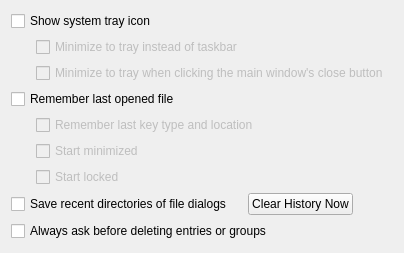
       <widget class="QWidget" name="pageGeneral1">
        <layout class="QVBoxLayout" name="verticalLayout">
         <item>
          <widget class="QCheckBox" name="CheckBox_ShowSysTrayIcon">
           <property name="text">
            <string>Show system tray icon</string>
           </property>
          </widget>
         </item>
         <item>
          <layout class="QHBoxLayout" name="_16">
           <item>
            <spacer>
             <property name="orientation">
              <enum>Qt::Horizontal</enum>
             </property>
             <property name="sizeType">
              <enum>QSizePolicy::Fixed</enum>
             </property>
             <property name="sizeHint" stdset="0">
              <size>
               <width>25</width>
               <height>10</height>
              </size>
             </property>
            </spacer>
           </item>
           <item>
            <widget class="QCheckBox" name="CheckBox_MinimizeTray">
             <property name="enabled">
              <bool>false</bool>
             </property>
             <property name="text">
              <string>Minimize to tray instead of taskbar</string>
             </property>
            </widget>
           </item>
          </layout>
         </item>
         <item>
          <layout class="QHBoxLayout" name="horizontalLayout_6">
           <item>
            <spacer name="horizontalSpacer_3">
             <property name="orientation">
              <enum>Qt::Horizontal</enum>
             </property>
             <property name="sizeType">
              <enum>QSizePolicy::Fixed</enum>
             </property>
             <property name="sizeHint" stdset="0">
              <size>
               <width>25</width>
               <height>10</height>
              </size>
             </property>
            </spacer>
           </item>
           <item>
            <widget class="QCheckBox" name="CheckBox_CloseToTray">
             <property name="enabled">
              <bool>false</bool>
             </property>
             <property name="text">
              <string>Minimize to tray when clicking the main window's close button</string>
             </property>
            </widget>
           </item>
          </layout>
         </item>
         <item>
          <layout class="QVBoxLayout" name="_18">
           <item>
            <widget class="QCheckBox" name="CheckBox_OpenLast">
             <property name="text">
              <string>Remember last opened file</string>
             </property>
            </widget>
           </item>
           <item>
            <layout class="QHBoxLayout" name="_19">
             <item>
              <spacer>
               <property name="orientation">
                <enum>Qt::Horizontal</enum>
               </property>
               <property name="sizeType">
                <enum>QSizePolicy::Fixed</enum>
               </property>
               <property name="sizeHint" stdset="0">
                <size>
                 <width>25</width>
                 <height>10</height>
                </size>
               </property>
              </spacer>
             </item>
             <item>
              <widget class="QCheckBox" name="CheckBox_RememberLastKey">
               <property name="enabled">
                <bool>false</bool>
               </property>
               <property name="text">
                <string>Remember last key type and location</string>
               </property>
              </widget>
             </item>
            </layout>
           </item>
           <item>
            <layout class="QHBoxLayout" name="_20">
             <item>
              <spacer>
               <property name="orientation">
                <enum>Qt::Horizontal</enum>
               </property>
               <property name="sizeType">
                <enum>QSizePolicy::Fixed</enum>
               </property>
               <property name="sizeHint" stdset="0">
                <size>
                 <width>25</width>
                 <height>10</height>
                </size>
               </property>
              </spacer>
             </item>
             <item>
              <widget class="QCheckBox" name="CheckBox_StartMinimized">
               <property name="enabled">
                <bool>false</bool>
               </property>
               <property name="text">
                <string>Start minimized</string>
               </property>
              </widget>
             </item>
            </layout>
           </item>
           <item>
            <layout class="QHBoxLayout" name="_21">
             <item>
              <spacer>
               <property name="orientation">
                <enum>Qt::Horizontal</enum>
               </property>
               <property name="sizeType">
                <enum>QSizePolicy::Fixed</enum>
               </property>
               <property name="sizeHint" stdset="0">
                <size>
                 <width>25</width>
                 <height>10</height>
                </size>
               </property>
              </spacer>
             </item>
             <item>
              <widget class="QCheckBox" name="CheckBox_StartLocked">
               <property name="enabled">
                <bool>false</bool>
               </property>
               <property name="text">
                <string>Start locked</string>
               </property>
              </widget>
             </item>
            </layout>
           </item>
          </layout>
         </item>
         <item>
          <layout class="QHBoxLayout" name="_22">
           <property name="spacing">
            <number>6</number>
           </property>
           <item>
            <widget class="QCheckBox" name="checkBox_SaveFileDlgHistory">
             <property name="text">
              <string>Save recent directories of file dialogs</string>
             </property>
            </widget>
           </item>
           <item>
            <spacer>
             <property name="orientation">
              <enum>Qt::Horizontal</enum>
             </property>
             <property name="sizeType">
              <enum>QSizePolicy::Fixed</enum>
             </property>
             <property name="sizeHint" stdset="0">
              <size>
               <width>10</width>
               <height>20</height>
              </size>
             </property>
            </spacer>
           </item>
           <item>
            <widget class="QPushButton" name="Button_ClearFileDlgHistory">
             <property name="text">
              <string>Clear History Now</string>
             </property>
            </widget>
           </item>
           <item>
            <spacer>
             <property name="orientation">
              <enum>Qt::Horizontal</enum>
             </property>
             <property name="sizeHint" stdset="0">
              <size>
               <width>40</width>
               <height>20</height>
              </size>
             </property>
            </spacer>
           </item>
          </layout>
         </item>
         <item>
          <widget class="QCheckBox" name="checkBox_AskBeforeDelete">
           <property name="text">
            <string>Always ask before deleting entries or groups</string>
           </property>
          </widget>
         </item>
         <item>
          <spacer>
           <property name="orientation">
            <enum>Qt::Vertical</enum>
           </property>
           <property name="sizeHint" stdset="0">
            <size>
             <width>1</width>
             <height>1</height>
            </size>
           </property>
          </spacer>
         </item>
        </layout>
       </widget>
